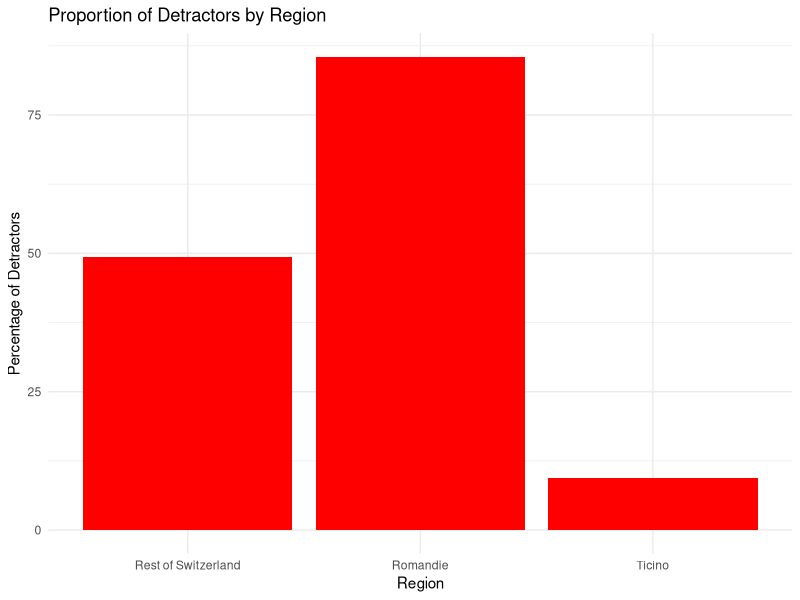
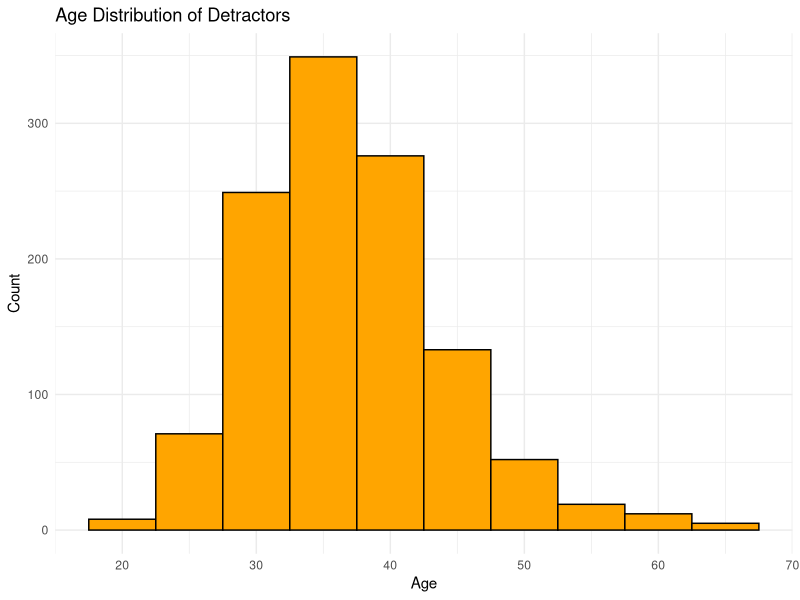
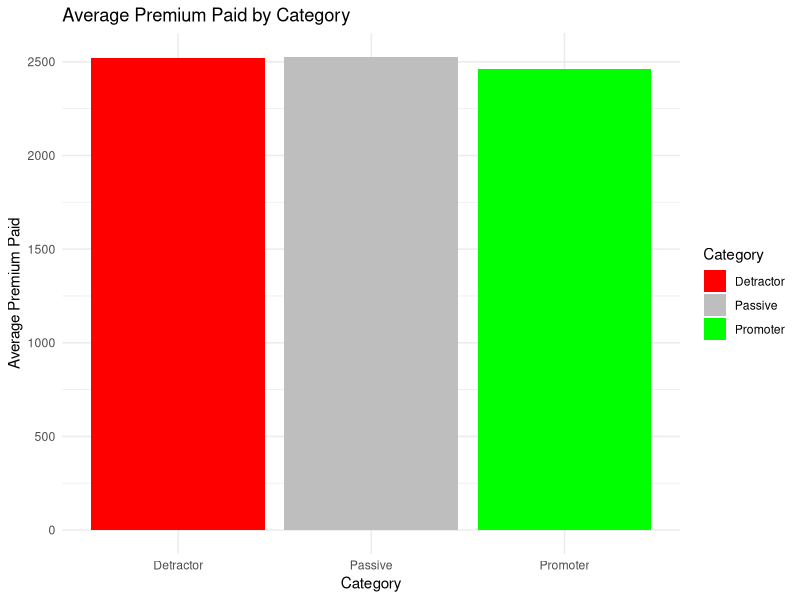
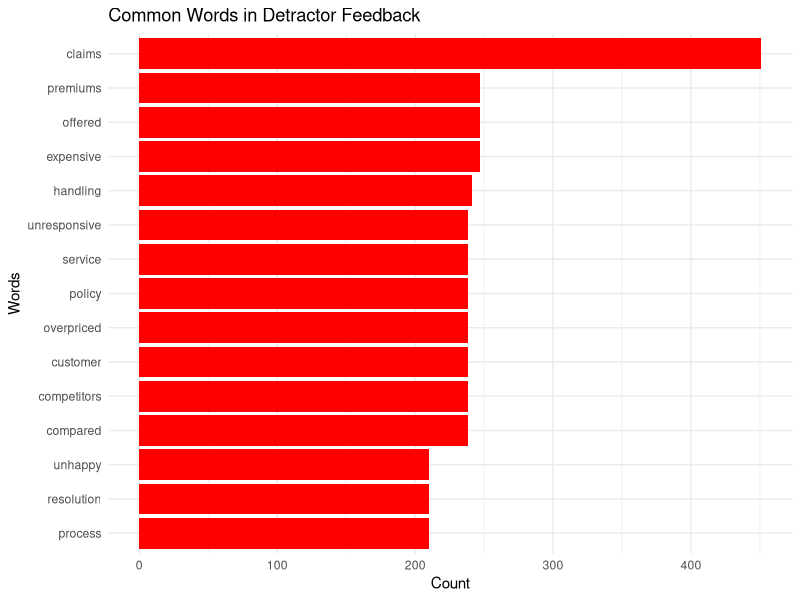
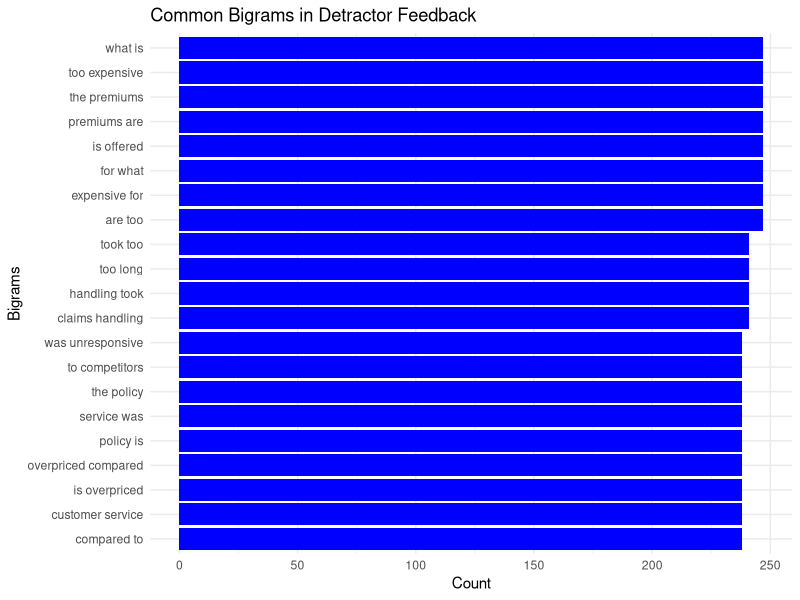
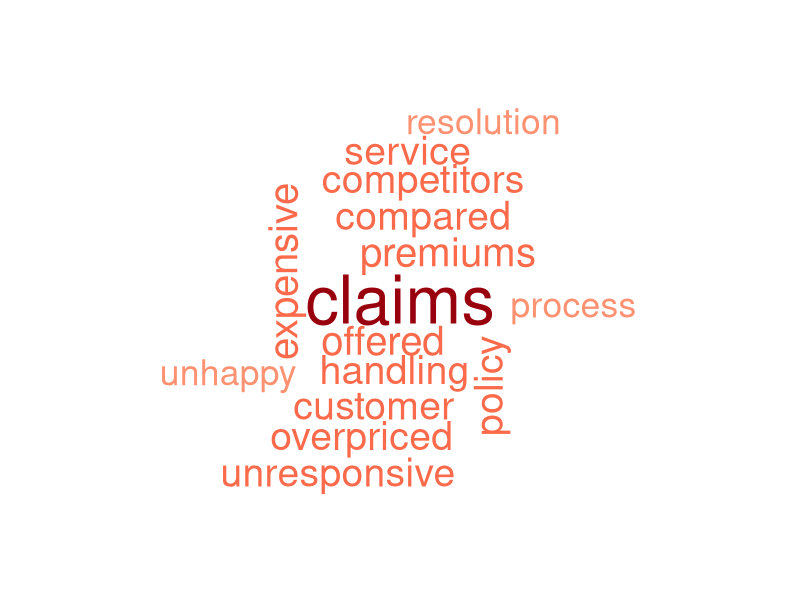

Write R code to recreate these figures, in order.

# Analyze Detractors in the NPS Dataset with Bigram Analysis and Word Cloud

# Load libraries
library(tidyverse)
library(ggplot2)
library(tidytext)
library(wordcloud)
library(RColorBrewer)

# Load the dataset
data <- read.csv('final_nps_variation_dataset.csv')

# Categorize customers as detractors, passives, or promoters
data <- data %>%
  mutate(Category = case_when(
    NPS_Score >= 9 ~ "Promoter",
    NPS_Score >= 7 ~ "Passive",
    TRUE ~ "Detractor"
  ))

# Proportion of detractors by region
detractors_by_region <- data %>%
  filter(Category == "Detractor") %>%
  count(Region) %>%
  left_join(data %>% count(Region, name = "Total"), by = "Region") %>%
  mutate(Proportion = n / Total * 100)

print("Proportion of Detractors by Region:")
print(detractors_by_region)

# Visualize proportion of detractors by region
ggplot(detractors_by_region, aes(x = Region, y = Proportion)) +
  geom_bar(stat = "identity", fill = "red") +
  labs(title = "Proportion of Detractors by Region", x = "Region", y = "Percentage of Detractors") +
  theme_minimal()

# Age distribution of detractors
ggplot(data %>% filter(Category == "Detractor"), aes(x = Age)) +
  geom_histogram(binwidth = 5, fill = "orange", color = "black") +
  labs(title = "Age Distribution of Detractors", x = "Age", y = "Count") +
  theme_minimal()

# Average premiums by category
avg_premiums <- data %>%
  group_by(Category) %>%
  summarize(Average_Premium = mean(Average_Premium_Paid))

print("Average Premium Paid by Category:")
print(avg_premiums)

# Visualize average premiums by category
ggplot(avg_premiums, aes(x = Category, y = Average_Premium, fill = Category)) +
  geom_bar(stat = "identity") +
  scale_fill_manual(values = c("red", "gray", "green")) +
  labs(title = "Average Premium Paid by Category", x = "Category", y = "Average Premium Paid") +
  theme_minimal()

# Detractor feedback analysis
detractor_feedback <- data %>%
  filter(Category == "Detractor") %>%
  select(Feedback) %>%
  unnest_tokens(word, Feedback)

# Remove stop words
detractor_feedback <- detractor_feedback %>%
  anti_join(stop_words, by = "word")

# Most common words
common_words <- detractor_feedback %>%
  count(word, sort = TRUE) %>%
  top_n(20)

print("Most Common Words in Detractor Feedback:")
print(common_words)

# Visualize most common words
ggplot(common_words, aes(x = reorder(word, n), y = n)) +
  geom_bar(stat = "identity", fill = "red") +
  coord_flip() +
  labs(title = "Common Words in Detractor Feedback", x = "Words", y = "Count") +
  theme_minimal()

# Bigram analysis
bigrams <- data %>%
  filter(Category == "Detractor") %>%
  select(Feedback) %>%
  unnest_tokens(bigram, Feedback, token = "ngrams", n = 2)

common_bigrams <- bigrams %>%
  count(bigram, sort = TRUE) %>%
  top_n(20)

print("Most Common Bigrams in Detractor Feedback:")
print(common_bigrams)

# Visualize common bigrams
ggplot(common_bigrams, aes(x = reorder(bigram, n), y = n)) +
  geom_bar(stat = "identity", fill = "blue") +
  coord_flip() +
  labs(title = "Common Bigrams in Detractor Feedback", x = "Bigrams", y = "Count") +
  theme_minimal()

# Word cloud for detractor feedback
wordcloud(words = common_words$word, freq = common_words$n, min.freq = 1,
          max.words = 100, colors = brewer.pal(8, "Reds"), random.order = FALSE)
